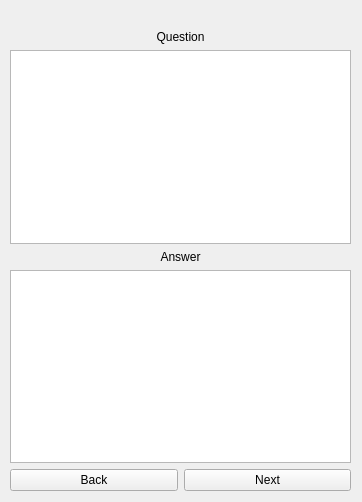
<?xml version="1.0" encoding="UTF-8"?>
<ui version="4.0">
 <class>QuestionForm</class>
 <widget class="QWidget" name="QuestionForm">
  <property name="geometry">
   <rect>
    <x>0</x>
    <y>0</y>
    <width>362</width>
    <height>502</height>
   </rect>
  </property>
  <property name="minimumSize">
   <size>
    <width>362</width>
    <height>502</height>
   </size>
  </property>
  <property name="windowTitle">
   <string>Form</string>
  </property>
  <widget class="QWidget" name="verticalLayoutWidget">
   <property name="geometry">
    <rect>
     <x>10</x>
     <y>10</y>
     <width>341</width>
     <height>481</height>
    </rect>
   </property>
   <layout class="QVBoxLayout" name="verticalLayout">
    <item>
     <layout class="QHBoxLayout" name="horizontalLayout_2">
      <item>
       <widget class="QLabel" name="headingLabel">
        <property name="text">
         <string/>
        </property>
        <property name="alignment">
         <set>Qt::AlignCenter</set>
        </property>
       </widget>
      </item>
      <item>
       <widget class="QLabel" name="priceLabel">
        <property name="text">
         <string/>
        </property>
        <property name="alignment">
         <set>Qt::AlignCenter</set>
        </property>
       </widget>
      </item>
     </layout>
    </item>
    <item>
     <widget class="QLabel" name="label_3">
      <property name="text">
       <string>Question</string>
      </property>
      <property name="alignment">
       <set>Qt::AlignCenter</set>
      </property>
     </widget>
    </item>
    <item>
     <widget class="QTextEdit" name="questonEdit"/>
    </item>
    <item>
     <widget class="QLabel" name="label_4">
      <property name="text">
       <string>Answer</string>
      </property>
      <property name="alignment">
       <set>Qt::AlignCenter</set>
      </property>
     </widget>
    </item>
    <item>
     <widget class="QTextEdit" name="answerEdit"/>
    </item>
    <item>
     <layout class="QHBoxLayout" name="horizontalLayout_4">
      <item>
       <widget class="QPushButton" name="pushButton">
        <property name="text">
         <string>Back</string>
        </property>
       </widget>
      </item>
      <item>
       <widget class="QPushButton" name="pushButton_2">
        <property name="text">
         <string>Next</string>
        </property>
       </widget>
      </item>
     </layout>
    </item>
   </layout>
  </widget>
 </widget>
 <resources/>
 <connections/>
</ui>
